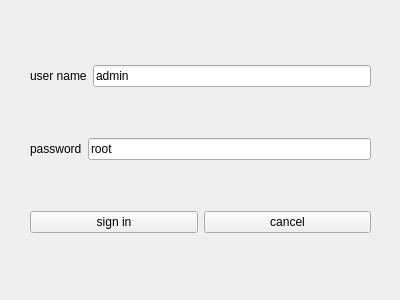
<?xml version="1.0" encoding="UTF-8"?>
<ui version="4.0">
 <class>aduserin</class>
 <widget class="QWidget" name="aduserin">
  <property name="geometry">
   <rect>
    <x>0</x>
    <y>0</y>
    <width>400</width>
    <height>300</height>
   </rect>
  </property>
  <property name="windowTitle">
   <string>Form</string>
  </property>
  <widget class="QWidget" name="layoutWidget">
   <property name="geometry">
    <rect>
     <x>30</x>
     <y>20</y>
     <width>341</width>
     <height>261</height>
    </rect>
   </property>
   <layout class="QVBoxLayout" name="verticalLayout">
    <item>
     <layout class="QHBoxLayout" name="horizontalLayout">
      <item>
       <widget class="QLabel" name="adunl">
        <property name="text">
         <string>user name</string>
        </property>
       </widget>
      </item>
      <item>
       <widget class="QLineEdit" name="adnameline">
        <property name="text">
         <string>admin</string>
        </property>
       </widget>
      </item>
     </layout>
    </item>
    <item>
     <layout class="QHBoxLayout" name="horizontalLayout_2">
      <item>
       <widget class="QLabel" name="adpl">
        <property name="text">
         <string>password</string>
        </property>
       </widget>
      </item>
      <item>
       <widget class="QLineEdit" name="adpwdline">
        <property name="text">
         <string>root</string>
        </property>
       </widget>
      </item>
     </layout>
    </item>
    <item>
     <layout class="QHBoxLayout" name="horizontalLayout_3">
      <item>
       <widget class="QPushButton" name="adsinbtn">
        <property name="text">
         <string>sign in</string>
        </property>
       </widget>
      </item>
      <item>
       <widget class="QPushButton" name="adclbtn">
        <property name="text">
         <string>cancel</string>
        </property>
       </widget>
      </item>
     </layout>
    </item>
   </layout>
  </widget>
 </widget>
 <resources/>
 <connections/>
</ui>
